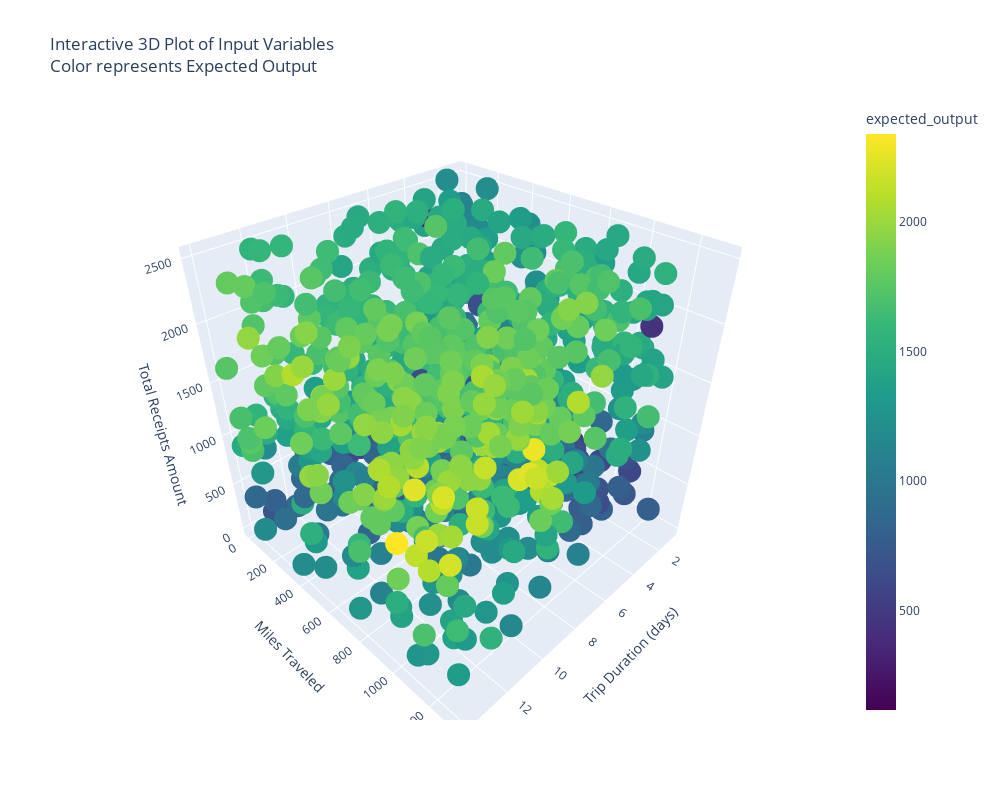

This figure's notebook cell:
### Code cell
# make the 3d plot interactive
# Create an interactive 3D plot using plotly
import plotly.express as px

# Create the 3D scatter plot
fig = px.scatter_3d(df, 
                    x='trip_duration_days',
                    y='miles_traveled',
                    z='total_receipts_amount',
                    color='expected_output',
                    color_continuous_scale='viridis',
                    title='Interactive 3D Plot of Input Variables<br>Color represents Expected Output')

# Update layout
fig.update_layout(
    scene = dict(
        xaxis_title='Trip Duration (days)',
        yaxis_title='Miles Traveled',
        zaxis_title='Total Receipts Amount'
    ),
    width=1000,
    height=800
)

# Show the interactive plot
fig.show()

### Figure 1 — Plotly figure (JSON) as saved in the notebook; plotly's stock layout.template omitted (floating-point values rounded to 4 significant figures; data arrays with more than 128 entries replaced by an {"elided": "..."} marker saying what was removed)
{"data": [{"hovertemplate": "trip_duration_days=%{x}<br>miles_traveled=%{y}<br>total_receipts_amount=%{z}<br>expected_output=%{marker.color}<extra></extra>", "legendgroup": "", "marker": {"color": {"elided": "1000 float values"}, "coloraxis": "coloraxis", "symbol": "circle"}, "mode": "markers", "name": "", "scene": "scene", "showlegend": false, "type": "scatter3d", "x": {"elided": "1000 int values"}, "y": {"elided": "1000 float values"}, "z": {"elided": "1000 float values"}}], "layout": {"coloraxis": {"colorbar": {"title": {"text": "expected_output"}}, "colorscale": [[0, "#440154"], [0.1111, "#482878"], [0.2222, "#3e4989"], [0.3333, "#31688e"], [0.4444, "#26828e"], [0.5556, "#1f9e89"], [0.6667, "#35b779"], [0.7778, "#6ece58"], [0.8889, "#b5de2b"], [1, "#fde725"]]}, "height": 800, "legend": {"tracegroupgap": 0}, "scene": {"domain": {"x": [0, 1], "y": [0, 1]}, "xaxis": {"title": {"text": "Trip Duration (days)"}}, "yaxis": {"title": {"text": "Miles Traveled"}}, "zaxis": {"title": {"text": "Total Receipts Amount"}}}, "title": {"text": "Interactive 3D Plot of Input Variables<br>Color represents Expected Output"}, "width": 1000}}
